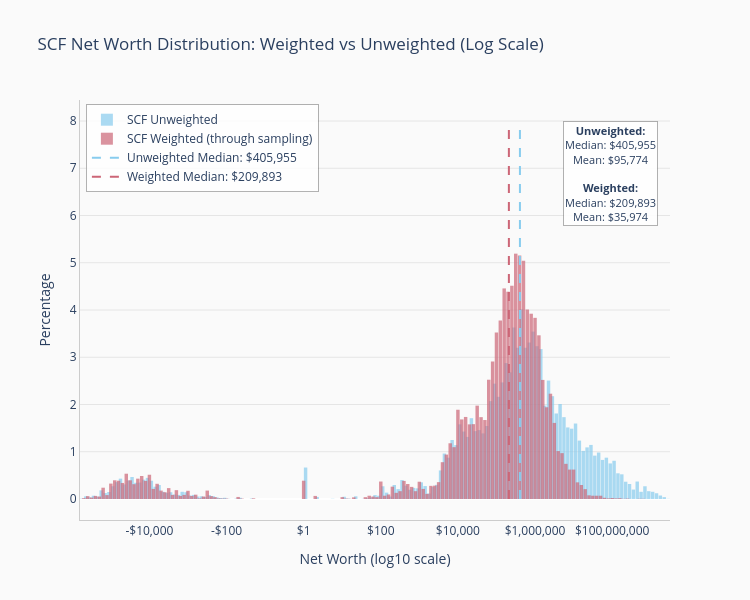

The notebook cell saved with this chart:
### Code cell
weights_col = scf_data["wgt"].values
weights_normalized = weights_col / weights_col.sum()
scf_data_weighted = scf_data.sample(
    n=len(scf_data),
    replace=True,
    weights=weights_normalized,
).reset_index(drop=True)


# Create a combined plot comparing weighted and unweighted SCF distributions
def safe_log10(x):
    """Apply log10 to absolute values, preserving sign."""
    sign = np.sign(x)
    log_x = np.log10(np.maximum(np.abs(x), 1e-10))
    return sign * log_x


# Apply safe log transformation to both datasets
scf_log = safe_log10(scf_data["networth"])
scf_weighted_log = safe_log10(scf_data_weighted["networth"])

colors = PLOT_CONFIG["color_palette"]

# Create the figure
fig = go.Figure()

# Add unweighted SCF histogram
fig.add_trace(
    go.Histogram(
        x=scf_log,
        nbinsx=200,
        opacity=0.7,
        name="SCF Unweighted",
        marker_color=colors[0],
        histnorm="percent",
    )
)

# Add weighted SCF histogram
fig.add_trace(
    go.Histogram(
        x=scf_weighted_log,
        nbinsx=200,
        opacity=0.7,
        name="SCF Weighted (through sampling)",
        marker_color=colors[1],
        histnorm="percent",
    )
)

# Calculate statistics for both distributions
unweighted_median = np.median(scf_log)
weighted_median = np.median(scf_weighted_log)
unweighted_mean = np.mean(scf_log)
weighted_mean = np.mean(scf_weighted_log)

# Add median lines
fig.add_trace(
    go.Scatter(
        x=[unweighted_median, unweighted_median],
        y=[0, 8],
        mode="lines",
        line=dict(color=colors[0], width=2, dash="dash"),
        name=f"Unweighted Median: ${10**unweighted_median:,.0f}",
    )
)

fig.add_trace(
    go.Scatter(
        x=[weighted_median, weighted_median],
        y=[0, 8],
        mode="lines",
        line=dict(color=colors[1], width=2, dash="dash"),
        name=f"Weighted Median: ${10**weighted_median:,.0f}",
    )
)

# Update layout
fig.update_layout(
    title="SCF Net Worth Distribution: Weighted vs Unweighted (Log Scale)",
    width=PLOT_CONFIG["width"],
    height=PLOT_CONFIG["height"],
    barmode="overlay",
    bargap=0.1,
    paper_bgcolor=PLOT_CONFIG["paper_bgcolor"],
    plot_bgcolor=PLOT_CONFIG["plot_bgcolor"],
    legend=dict(
        x=0.01,
        y=0.99,
        bgcolor="rgba(255,255,255,0.8)",
        bordercolor="rgba(0,0,0,0.3)",
        borderwidth=1,
        orientation="v",
        xanchor="left",
        yanchor="top",
    ),
)

# Custom tick formatting for x-axis
tick_values = [-6, -4, -2, 0, 2, 4, 6, 8, 10]
tick_labels = []
for x in tick_values:
    if x >= 0:
        tick_labels.append(f"${10**x:,.0f}")
    else:
        tick_labels.append(f"-${10**abs(x):,.0f}")

fig.update_xaxes(
    tickvals=tick_values,
    ticktext=tick_labels,
    title_text="Net Worth (log10 scale)",
    showgrid=PLOT_CONFIG["showgrid_x"],
    showline=PLOT_CONFIG["showline"],
    linecolor=PLOT_CONFIG["linecolor"],
)
fig.update_yaxes(
    title_text="Percentage",
    showgrid=PLOT_CONFIG["showgrid_y"],
    gridcolor=PLOT_CONFIG["gridcolor"],
    gridwidth=PLOT_CONFIG["gridwidth"],
    showline=PLOT_CONFIG["showline"],
    linecolor=PLOT_CONFIG["linecolor"],
)

# Add annotations with statistics
fig.add_annotation(
    x=0.98,
    y=0.95,
    xref="paper",
    yref="paper",
    text=(
        f"<b>Unweighted:</b><br>"
        f"Median: ${10**unweighted_median:,.0f}<br>"
        f"Mean: ${10**unweighted_mean:,.0f}<br><br>"
        f"<b>Weighted:</b><br>"
        f"Median: ${10**weighted_median:,.0f}<br>"
        f"Mean: ${10**weighted_mean:,.0f}"
    ),
    showarrow=False,
    bgcolor="rgba(255,255,255,0.9)",
    bordercolor="rgba(0,0,0,0.3)",
    borderwidth=1,
    font=dict(size=11),
    xanchor="right",
    yanchor="top",
)

fig.show()

### Figure 1 — Plotly figure (JSON) as saved in the notebook; plotly's stock layout.template omitted (floating-point values rounded to 4 significant figures; data arrays with more than 128 entries replaced by an {"elided": "..."} marker saying what was removed)
{"data": [{"histnorm": "percent", "marker": {"color": "#88CCEE"}, "name": "SCF Unweighted", "nbinsx": 200, "opacity": 0.7, "type": "histogram", "x": {"elided": "22975 float values"}}, {"histnorm": "percent", "marker": {"color": "#CC6677"}, "name": "SCF Weighted (through sampling)", "nbinsx": 200, "opacity": 0.7, "type": "histogram", "x": {"elided": "22975 float values"}}, {"line": {"color": "#88CCEE", "dash": "dash", "width": 2}, "mode": "lines", "name": "Unweighted Median: $405,955", "type": "scatter", "x": [5.608, 5.608], "y": [0, 8]}, {"line": {"color": "#CC6677", "dash": "dash", "width": 2}, "mode": "lines", "name": "Weighted Median: $209,893", "type": "scatter", "x": [5.322, 5.322], "y": [0, 8]}], "layout": {"annotations": [{"bgcolor": "rgba(255,255,255,0.9)", "bordercolor": "rgba(0,0,0,0.3)", "borderwidth": 1, "font": {"size": 11}, "showarrow": false, "text": "<b>Unweighted:</b><br>Median: $405,955<br>Mean: $95,774<br><br><b>Weighted:</b><br>Median: $209,893<br>Mean: $35,974", "x": 0.98, "xanchor": "right", "xref": "paper", "y": 0.95, "yanchor": "top", "yref": "paper"}], "bargap": 0.1, "barmode": "overlay", "height": 600, "legend": {"bgcolor": "rgba(255,255,255,0.8)", "bordercolor": "rgba(0,0,0,0.3)", "borderwidth": 1, "orientation": "v", "x": 0.01, "xanchor": "left", "y": 0.99, "yanchor": "top"}, "paper_bgcolor": "#FAFAFA", "plot_bgcolor": "#FAFAFA", "title": {"text": "SCF Net Worth Distribution: Weighted vs Unweighted (Log Scale)"}, "width": 750, "xaxis": {"linecolor": "#CCCCCC", "showgrid": false, "showline": true, "ticktext": ["-$1,000,000", "-$10,000", "-$100", "$1", "$100", "$10,000", "$1,000,000", "$100,000,000", "$10,000,000,000"], "tickvals": [-6, -4, -2, 0, 2, 4, 6, 8, 10], "title": {"text": "Net Worth (log10 scale)"}}, "yaxis": {"gridcolor": "#E5E5E5", "gridwidth": 1, "linecolor": "#CCCCCC", "showgrid": true, "showline": true, "title": {"text": "Percentage"}}}}
